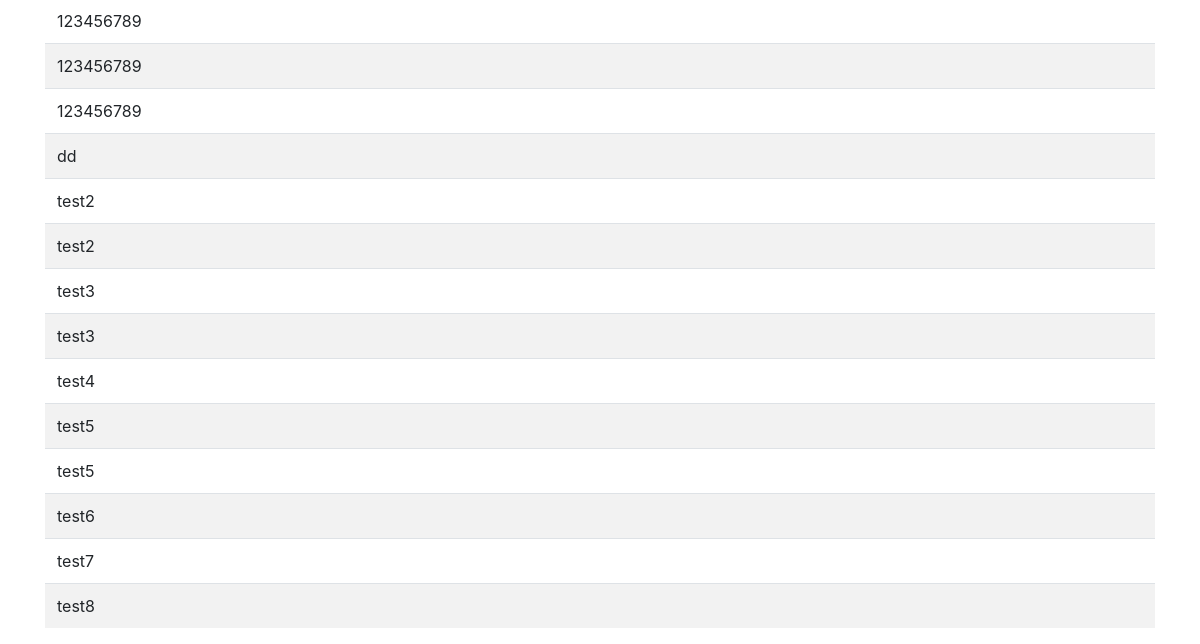
The app's page /list/ (lower part), older data.
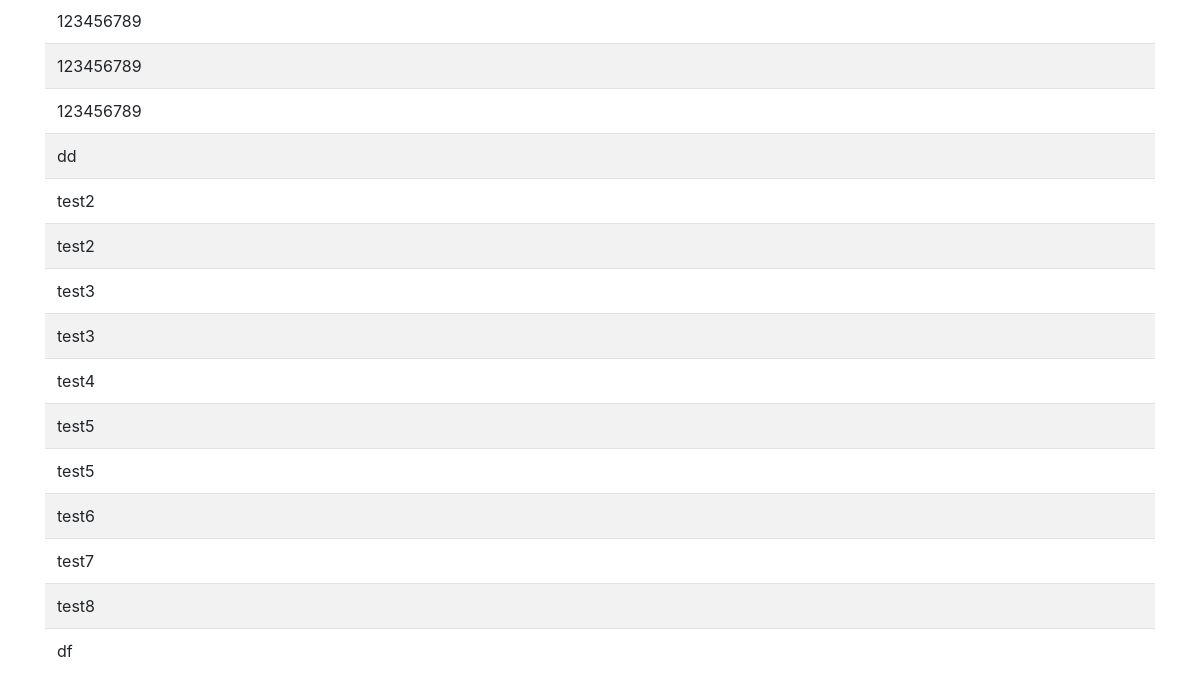
The same page, newer data.
### frontpage/models.py (models this page shows)
class Image(models.Model):
    name = models.CharField(max_length=20)
    image = models.ImageField(blank=True, upload_to=user_path)
    upload_date = models.DateTimeField(auto_now_add=True)
    def __str__(self):
        return self.name

### frontpage/views.py (the view)
# urls.py: path('list/', views.show_list, name='list'),
def show_list(request):
    images = Image.objects.all()
    print(images)
    context = {'images': images}
    return render(request, 'frontpage/list.html', context)

### frontpage/templates/frontpage/list.html (shortened to what this page needs)
{% extends "frontpage/layout.html" %}
{% block content %}
<div class="container">
    <br>
    {% if images %}
        <table class="table table-striped">
            <tbody>
            {% for image in images %}
            <tr>
                <td> {{image.name}} </td>
            </tr>
            {% endfor %}
            </tbody>
        </table>
    {% else %}
    업로드한 파일이 없습니다
    {% endif %}
</div>
{% endblock %}

### frontpage/templates/frontpage/layout.html (shortened to what this page needs)
<html lang="en">
<head>
  <link rel="stylesheet" href="http://maxcdn.bootstrapcdn.com/bootstrap/4.0.0-beta.2/css/bootstrap.min.css">
</head>
<body>
{% block content %}{% endblock %}
</body>
</html>

Row changes from the older to the newer data that the page shows:
added Image: name "df"
